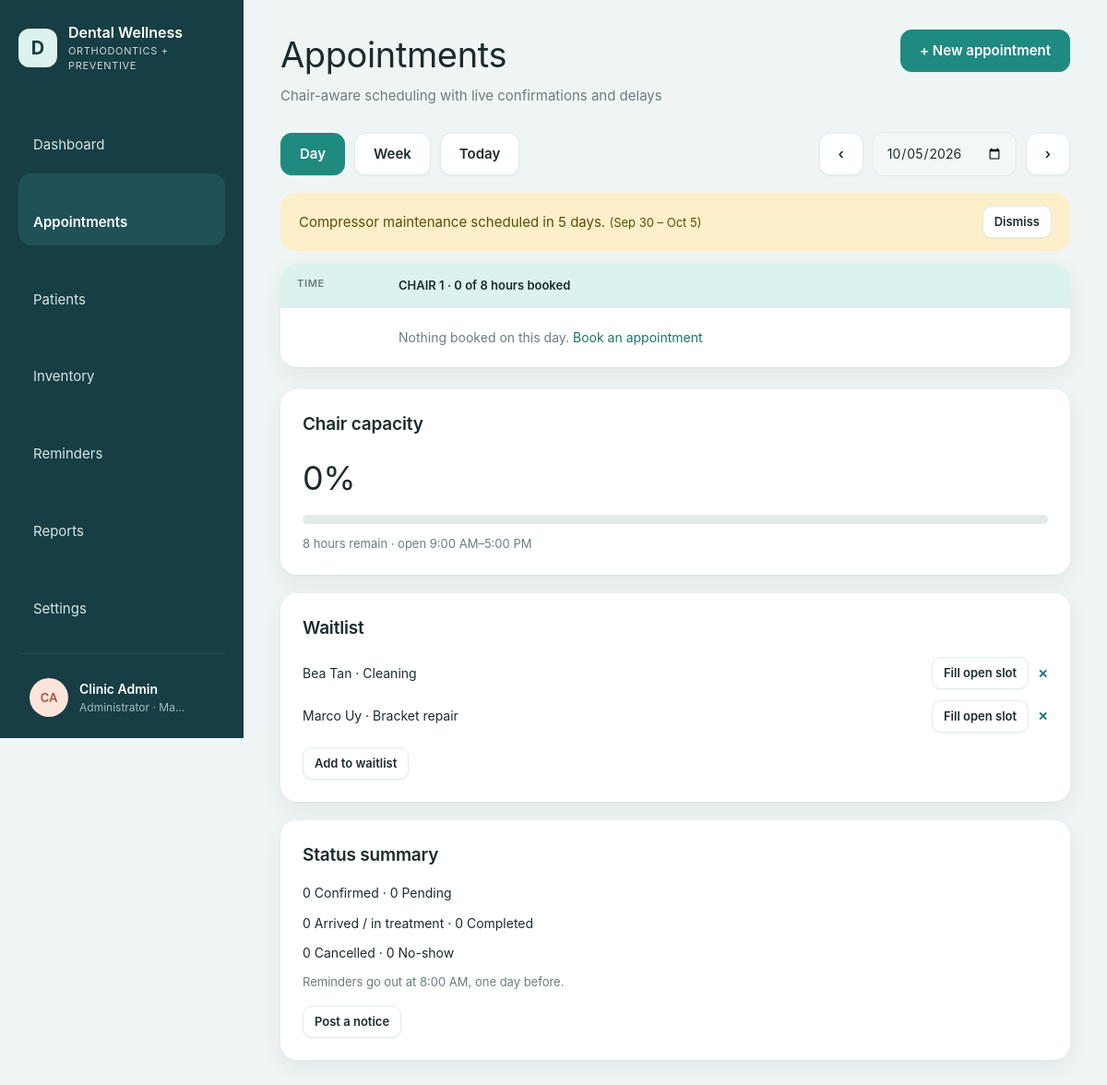
The page /appointments/index.php (signed in) on the database its author committed.
### tables this page shows
CREATE TABLE IF NOT EXISTS users (
    id            INT UNSIGNED AUTO_INCREMENT PRIMARY KEY,
    name          VARCHAR(120) NOT NULL,
    username      VARCHAR(60)  NOT NULL UNIQUE,
    password_hash VARCHAR(255) NOT NULL,
    role          ENUM('admin','dentist','staff') NOT NULL DEFAULT 'staff',
    is_active     TINYINT(1) NOT NULL DEFAULT 1,
    last_login_at DATETIME NULL,
    created_at    DATETIME NOT NULL DEFAULT CURRENT_TIMESTAMP
);

CREATE TABLE IF NOT EXISTS notices (
    id         INT UNSIGNED AUTO_INCREMENT PRIMARY KEY,
    message    VARCHAR(255) NOT NULL,
    starts_on  DATE NOT NULL,
    ends_on    DATE NOT NULL,
    created_by INT UNSIGNED NULL,
    created_at DATETIME NOT NULL DEFAULT CURRENT_TIMESTAMP,
    FOREIGN KEY (created_by) REFERENCES users(id) ON DELETE SET NULL
);

CREATE TABLE IF NOT EXISTS waitlist (
    id             INT UNSIGNED AUTO_INCREMENT PRIMARY KEY,
    patient_id     INT UNSIGNED NOT NULL,
    procedure_name VARCHAR(120) NOT NULL,
    notes          VARCHAR(255) NULL,
    created_at     DATETIME NOT NULL DEFAULT CURRENT_TIMESTAMP,
    resolved_at    DATETIME NULL,
    FOREIGN KEY (patient_id) REFERENCES patients(id) ON DELETE CASCADE
);

CREATE TABLE IF NOT EXISTS patients (
    id                     INT UNSIGNED AUTO_INCREMENT PRIMARY KEY,
    record_no              VARCHAR(20) NULL UNIQUE,
    full_name              VARCHAR(150) NOT NULL,
    birth_date             DATE NULL,
    sex                    ENUM('female','male') NULL,
    phone                  VARCHAR(30) NULL,
    email                  VARCHAR(150) NULL,
    address                VARCHAR(255) NULL,
    care_type              ENUM('New patient','Preventive','Orthodontic','Restorative','Recall') NOT NULL DEFAULT 'New patient',
    emergency_name         VARCHAR(150) NULL,
    emergency_relationship VARCHAR(60) NULL,
    emergency_phone        VARCHAR(30) NULL,
    allergies              TEXT NULL,
    conditions             TEXT NULL,
    medications            TEXT NULL,
    dental_history         TEXT NULL,
    notes                  TEXT NULL,
    consent_signed         TINYINT(1) NOT NULL DEFAULT 0,
    consent_date           DATE NULL,
    status                 ENUM('draft','incomplete','active','archived') NOT NULL DEFAULT 'incomplete',
    created_by             INT UNSIGNED NULL,
    created_at             DATETIME NOT NULL DEFAULT CURRENT_TIMESTAMP,
    updated_at             DATETIME NOT NULL DEFAULT CURRENT_TIMESTAMP ON UPDATE CURRENT_TIMESTAMP,
    INDEX idx_patients_name (full_name),
    INDEX idx_patients_phone (phone),
    FOREIGN KEY (created_by) REFERENCES users(id) ON DELETE SET NULL
);

### appointments/index.php (the view, shortened to what the rows shown need)
<?php
require_login();
$view = input('view', 'day') === 'week' ? 'week' : 'day';
$date = valid_date(input('date')) ? input('date') : date('Y-m-d');
if ($view === 'week') {
    $rangeStart = date('Y-m-d', strtotime('monday this week', strtotime($date)));
    $rangeEnd = date('Y-m-d', strtotime($rangeStart . ' +6 day'));
    $prev = date('Y-m-d', strtotime($date . ' -7 day'));
    $next = date('Y-m-d', strtotime($date . ' +7 day'));
    $label = fmt_date($rangeStart, 'M j') . ' – ' . fmt_date($rangeEnd, 'M j, Y');
} else {
    $rangeStart = $rangeEnd = $date;
}
$notices = q_all('SELECT * FROM notices WHERE starts_on <= ? AND ends_on >= ? ORDER BY starts_on', [$rangeEnd, $rangeStart]);
$waitlist = q_all('SELECT w.*, p.full_name FROM waitlist w JOIN patients p ON p.id = w.patient_id
    WHERE w.resolved_at IS NULL ORDER BY w.created_at');
layout_start('Appointments', 'appointments', [
    'subtitle' => 'Chair-aware scheduling with live confirmations and delays',
    'action'   => '<a class="btn btn-primary" href="' . url('appointments/form.php') . '?date=' . e($date) . '">+ New appointment</a>',
]);
?>
<?php foreach ($notices as $n): ?>
  <div class="banner">
    <p><?= e($n['message']) ?> <span class="small">(<?= e(fmt_date($n['starts_on'], 'M j')) ?><?= $n['ends_on'] !== $n['starts_on'] ? ' – ' . e(fmt_date($n['ends_on'], 'M j')) : '' ?>)</span></p>
    <?php if (can('notices.manage')): ?>
      <form method="post" data-confirm="Remove this notice?">
        <button class="btn btn-sm" type="submit">Dismiss</button>
      </form>
    <?php endif; ?>
  </div>
<?php endforeach; ?>
<div class="layout-side">
  <div class="stack">
    <?php if ($view === 'day'): ?>
      <section class="card">
        <h2>Chair capacity</h2>
      </section>
    <?php endif; ?>
    <section class="card">
      <h2>Waitlist</h2>
      <ul class="kv" style="margin-bottom:16px">
        <?php foreach ($waitlist as $w): ?>
          <li class="row">
            <span class="spacer"><?= e($w['full_name']) ?> · <?= e($w['procedure_name']) ?></span>
            <a class="btn btn-sm" href="<?= url('appointments/form.php') ?>?<?= e(http_build_query(['patient_id' => $w['patient_id'], 'procedure' => $w['procedure_name'], 'waitlist_id' => $w['id'], 'date' => $date])) ?>">Fill open slot</a>
            <form method="post"><button class="link-btn" title="Remove" aria-label="Remove <?= e($w['full_name']) ?> from waitlist">✕</button></form>
          </li>
        <?php endforeach; ?>
      </ul>
    </section>
    <section class="card">
      <h2>Status summary</h2>
    </section>
  </div>
</div>
<?php layout_end();

### includes/layout.php (shortened to what the rows shown need)
<?php
function icon(string $name): string
{
    $paths = [
        'dashboard'    => '<rect x="3" y="3" width="7" height="7" rx="1.5"/><rect x="14" y="3" width="7" height="7" rx="1.5"/><rect x="3" y="14" width="7" height="7" rx="1.5"/><rect x="14" y="14" width="7" height="7" rx="1.5"/>',
        'appointments' => '<rect x="3" y="5" width="18" height="16" rx="2"/><path d="M3 10h18M8 3v4M16 3v4"/>',
        'patients'     => '<circle cx="12" cy="8" r="4"/><path d="M4 21c0-4 4-6 8-6s8 2 8 6"/>',
        'inventory'    => '<ellipse cx="12" cy="6" rx="8" ry="3"/><path d="M4 6v6c0 1.7 3.6 3 8 3s8-1.3 8-3V6M4 12v6c0 1.7 3.6 3 8 3s8-1.3 8-3v-6"/>',
        'reminders'    => '<circle cx="12" cy="13" r="7"/><path d="M12 10v3l2 2M5 4 3 6M19 4l2 2"/>',
        'reports'      => '<path d="M6 3h9l4 4v14H6z"/><path d="M9 12h7M9 16h7M9 8h3"/>',
        'settings'     => '<circle cx="12" cy="12" r="3"/><path d="M12 2v3M12 19v3M4.2 4.2l2.1 2.1M17.7 17.7l2.1 2.1M2 12h3M19 12h3M4.2 19.8l2.1-2.1M17.7 6.3l2.1-2.1"/>',
        'logout'       => '<path d="M15 4h4v16h-4M10 8l-4 4 4 4M6 12h10"/>',
        'theme'        => '<path d="M20 14.5A8 8 0 1 1 9.5 4a6.5 6.5 0 0 0 10.5 10.5z"/>',
        'key'          => '<circle cx="8" cy="15" r="4"/><path d="M11 12l9-9M17 6l3 3M15 8l2 2"/>',
        'menu'         => '<path d="M4 6h16M4 12h16M4 18h16"/>',
        'chevron'      => '<path d="M9 6l6 6-6 6"/>',
    ];
    return '<svg class="icon" viewBox="0 0 24 24" fill="none" stroke="currentColor" stroke-width="1.6" stroke-linecap="round" stroke-linejoin="round" aria-hidden="true">'
        . ($paths[$name] ?? '') . '</svg>';
}
function theme_head(): string
{
    return "<script>(function(){var p;try{p=localStorage.getItem('welldent-theme')}catch(e){}"
        . "var d=p==='dark'||(p!=='light'&&window.matchMedia('(prefers-color-scheme: dark)').matches);"
        . "document.documentElement.setAttribute('data-theme',d?'dark':'light');"
        . "try{if(localStorage.getItem('welldent-sidebar')==='collapsed')document.documentElement.setAttribute('data-sidebar','collapsed')}catch(e){}})()</script>\n"
        . '<link rel="stylesheet" href="' . url('assets/css/app.css?v=9') . '">';
}
function layout_start(string $title, string $active, array $opts = []): void
{
    $user = current_user();
    ?>
<!doctype html>
<html lang="en">
<head>
<?= theme_head() ?>
</head>
<body>
<div class="shell">
  <aside class="sidebar">
      <button type="button" class="side-toggle" data-sidebar-toggle aria-label="Collapse sidebar" title="Collapse sidebar"><?= icon('menu') ?></button>
    <details class="side-account">
      <summary title="<?= e($user['name']) ?>">
        <span class="avatar avatar-0"><?= e(initials($user['name'])) ?></span>
        <span class="lbl"><strong><?= e($user['name']) ?></strong><small><?= e(ROLE_LABELS[$user['role']]) ?> · <?= e(config('clinic.city')) ?></small></span>
        <span class="chev"><?= icon('chevron') ?></span>
      </summary>
    </details>
  </aside>
  <main class="main">
    <header class="page-head">
      <div>
        <h1><?= e($title) ?></h1>
      </div>
    </header>
<?php
}
function layout_end(): void
{
    ?>
  </main>
</div>
</body>
</html>
<?php
}

### rows shown on the page
users: name "CA", name "Clinic Admin", role "Administrator"
notices: message "Compressor maintenance scheduled in 5 days.", starts_on "Sep 30", ends_on "Oct 5"
waitlist: patient.full_name "Bea Tan", procedure_name "Cleaning"
waitlist: patient.full_name "Marco Uy", procedure_name "Bracket repair"

### other values the page prints
config('clinic.name') "Dental Wellness"
config('clinic.tagline') "ORTHODONTICS + PREVENTIVE"
$label "Dashboard"
$label "Appointments"
$label "Patients"
$label "Inventory"
$label "Reminders"
$label "Reports"
$label "Settings"
config('clinic.city') "Ma…"
$title "Appointments"
$opts['subtitle'] "Chair-aware scheduling with live confirmations and delays"
$opts['action'] "+ New appointment"
$bookedMinutes / 60 "0"
$openMinutes / 60 "8"
